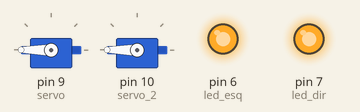
Simulated run of this sketch. Board: Arduino Uno, built with avr-gcc and run on an emulated ATmega328P. On the bench: 2 × servo, output pins drawn as LEDs (lit = HIGH).

Above: at 0.05 s.
At 5.95 s:
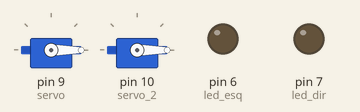
Timing chart, 0 to 7.8 s (numbered marks = the images above):
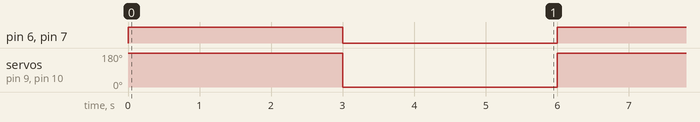

Measured:
- by itself, pin 6 (led_esq), pin 7 (led_dir): alternates HIGH for 3.0 s and LOW for 3.0 s
- by itself, servo on pin 9 (servo), servo on pin 10 (servo_2): alternates 180° for 3.0 s and 0° for 3.0 s

The sketch:

Giro_em_torno_de_si.ino
```cpp
#include <Servo.h>

Servo servo, servo_2;

int LDR=A0;
int led_dir=7;
int led_esq=6;

void setup()
{
   Serial.begin(9600); //inicia a porta serial

   servo.attach(9);
   servo_2.attach(10);

   pinMode(led_dir,OUTPUT);
   pinMode(led_esq,OUTPUT);
}

void loop()
{
   digitalWrite(led_dir,HIGH);
    digitalWrite(led_esq,HIGH);

    servo.write(180);
    servo_2.write(180);
    delay(3000);

    digitalWrite(led_dir,LOW);
    digitalWrite(led_esq,LOW);

    servo.write(0);
    servo_2.write(0);
    delay(3000);


}
```
